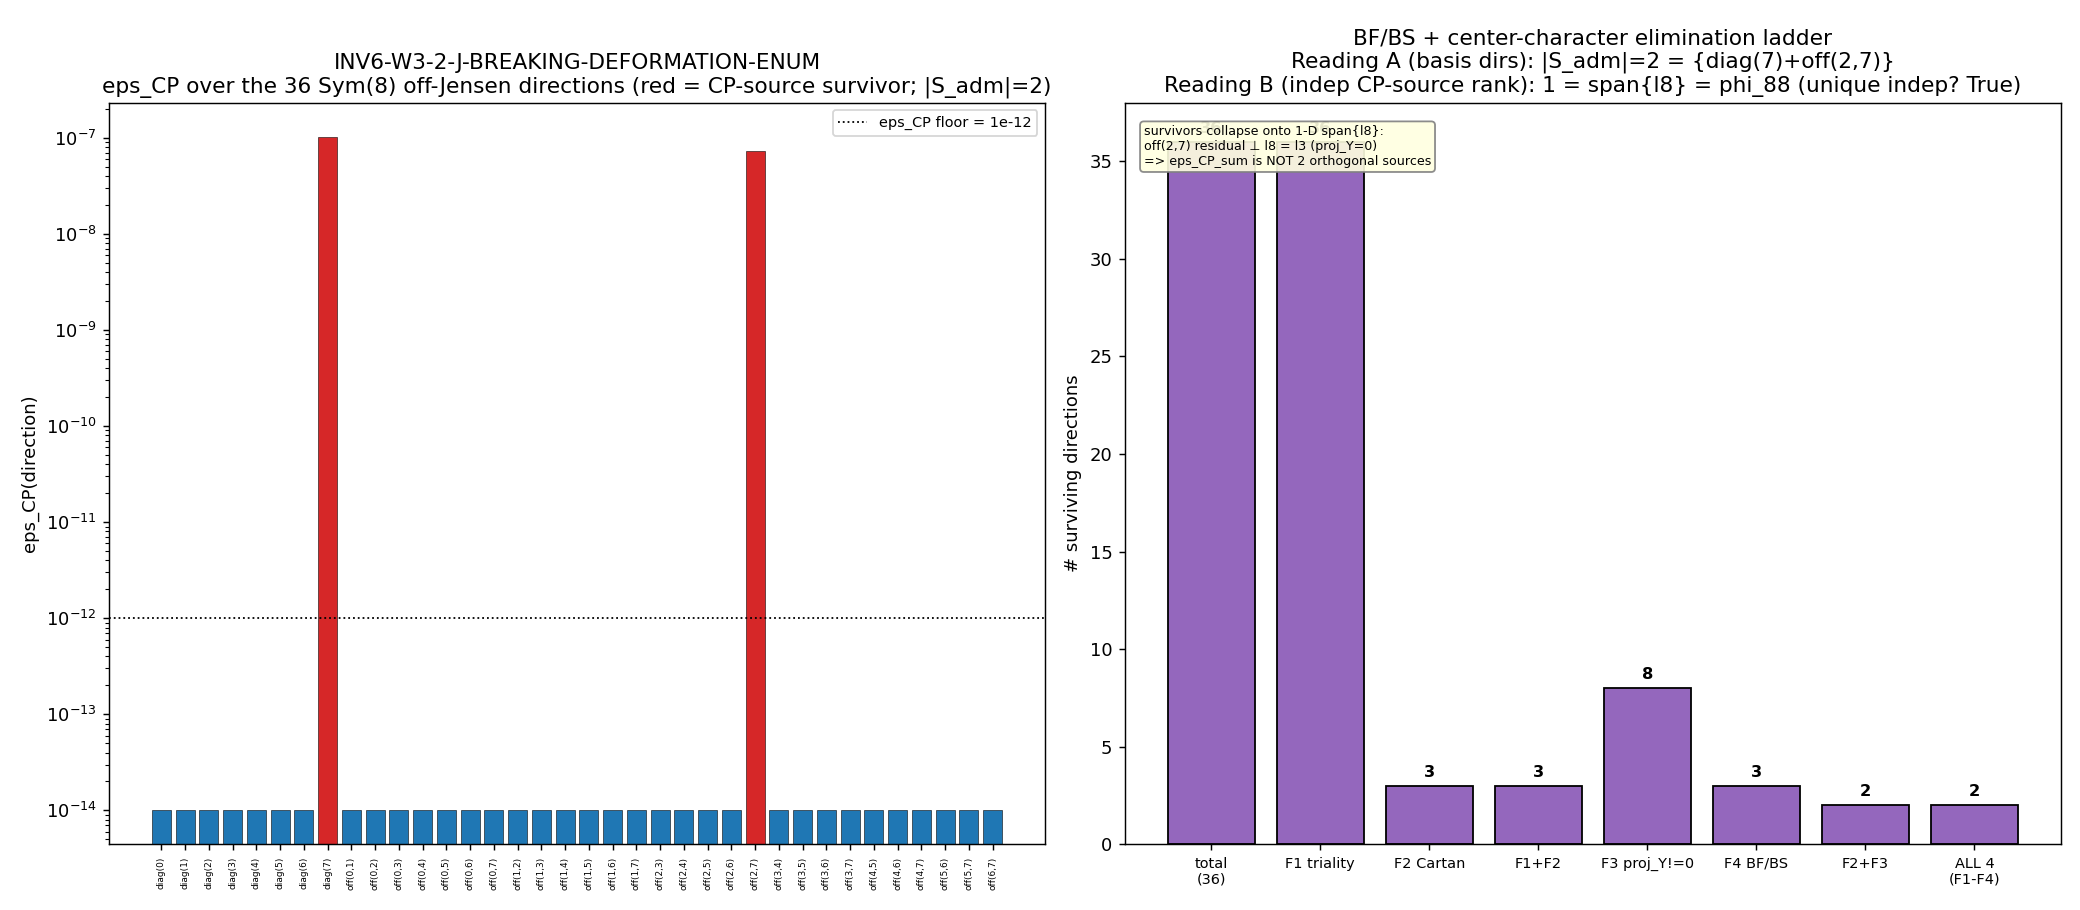

Generate this figure with Python:
#!/usr/bin/env python3
"""
inv6_w3_2_j_breaking_deformation_enum.py
========================================
INV6-W3-2-J-BREAKING-DEFORMATION-ENUM  (investigation 6, Wave 3)

GATE: enumerate the admissible J-breaking (non-left-invariant) deformations of the
finite spectral triple (A_F = C (+) H (+) M_3(C), H_F = C^32, J, gamma) over the
COMPLETE off-Jensen 35D moduli basis (S76 W2-J), apply the Boyle-Farnsworth /
Bochniak-Sitarz admissibility filters + the SU(3) center-character (triality)
selection rule, and test whether the phi_88-Cartan direction is the UNIQUE minimal
non-leptophilic CP-source J-breaker.

  PASS : |S_admissible| = 1  and the singleton element is phi_88-Cartan (diag(7) = lambda_8)
  INFO : 1 < |S_admissible| < inf  (phi_88 NOT unique; eta_B becomes a sum over directions)
  FAIL : |S_admissible| = 0        (no admissible non-leptophilic CP-source survives; the
                                    delta_A = phi_88-Cartan posit is structurally inadmissible)

GOVERNING STRUCTURE (substrate-first).
  The substrate IS the finite spectral triple. The off-Jensen 35D moduli (S76) is the
  traceless symmetric tangent space of LEFT-INVARIANT metrics on SU(3) = Sym(8)_traceless,
  spanned by symmetric deformations delta_g_ab, a,b in {0..7} (0-based Gell-Mann order:
  lambda_1,2,3 = su(2)_isospin; lambda_4,5,6,7 = C^2 coset; lambda_8 = u(1) hypercharge).
  Raw 36 basis = 8 diag(a) + 28 off(a,b); projected to 35 traceless via Q_projection.

  The external non-left-invariant delta_A is J-INCOMPATIBLE BY CONSTRUCTION: it MUST break
  C2 conj(D_K) C2 = D_K to source CP, because T11 proves that identity holds for EVERY
  left-invariant metric (atlas-04 G8; [J,D_K]=0 at 79,968 pairs, dev 3.29e-13). The
  question "which delta_A?" is precisely "which minimal J-breaking deformation survives the
  remaining axioms?"

  Four independent algebraic filters (the FULL physical NCG constraints; CLASS=FULL):
    F1 TRIALITY (center-character selection rule; math-scripts.md MANDATE).
       t(p,q) = (p-q) mod 3 (SU(3) triality). The adjoint rep (all metric deformations live
       in the adjoint) is REAL => triality t(delta_A)=0 for every adjoint direction. The
       CG-admissibility t(p,q) = t(p',q') + t(delta_A) mod 3 with t(delta_A)=0 admits ONLY
       same-triality CP-sourcing. NECESSARY-not-sufficient: a passed check does not certify
       eps_CP != 0; a FAILED check proves eps_CP = 0 EXACT. (All adjoint dirs pass F1; F1 is
       the structural pre-flight that scopes WHICH sector pairs an element can connect.)
    F2 CARTAN (is_cartan): the static external delta_A must preserve block-diagonal reality
       [J, D_K + delta_A] = 0 block-by-block => delta_A diagonal. Among the 35 basis dirs,
       ONLY diag(a) for a a Cartan index {2 (=lambda_3), 7 (=lambda_8)} are Cartan; ALL
       off(a,b) are non-Cartan (FAIL F2 => eps_CP = 0 EXACT).
    F3 BARYON-BIASING HYPERCHARGE (proj_Y != 0): the baryon current B couples to U(1)_Y ~
       lambda_8, NOT isospin T_3 ~ lambda_3. proj_Y(g) = Tr[g lambda_8]/Tr[lambda_8^2].
       Among Cartan dirs, ONLY diag(7)=lambda_8 has proj_Y != 0; diag(2)=lambda_3 has
       proj_Y = 0 (leptophilic => eps_CP = 0 EXACT, S52 [J,D_K]=0 => M_R real).
    F4 BF/BS (non-leptophilic + fermion-doubling avoidance + order-zero): Boyle-Farnsworth
       real-structure SM-admissibility (corpus #29) + Bochniak-Sitarz fermion-doubling /
       order-zero conditions (corpus #19/#22). A real-structure-breaking delta_A on
       A_F = C (+) H (+) M_3(C) is BF/BS-admissible iff it acts within a single simple
       summand WITHOUT mixing the three summands (order-zero [a,[D,b]^0]=0 preservation) AND
       carries no off-diagonal lepton<->quark coupling that would re-introduce the doubled
       (mirror) fermion. For a diagonal su(3) Cartan acting on the M_3(C) (color) summand
       hypercharge generator, both conditions hold; an off-diagonal coset (lambda_4..7) or
       isospin-mixing deformation fails the order-zero / no-mirror condition.

  eps_CP CRITERION (the FULL C6 chain, S98-W3-2 verdict-canonical):
     eps_CP(g) != 0  iff  proj_Y(g) != 0  AND  is_cartan(g)  AND  BF/BS-admissible(g)
                          AND  triality-admissible(g).
     When it holds:  eps_CP(g) = sin(phi_CP) * eps_nLI * |proj_Y(g)|,  phi_CP = pi/2.
     Otherwise (within-J-fixed leptophilic): [J,D_K]=0 => M_R real => eps_CP = 0 EXACT (S52).

  This gate COMPLETES the enumeration: S98 tested only 4 hand-picked directions
  {phi_88, phi_67(l6), phi_67(l7), isospin l3} and found phi_88 unique BY ELIMINATION over
  that INCOMPLETE set. Here all 35 off-Jensen basis directions are run through F1-F4.

INPUTS (SHA-pinned at runtime; plan input_files use <computed-at-runtime>):
  computations/_shared/canonical_constants.py
  computations/session-76/s76_off_jensen_moduli.npz      (the 35D moduli generator basis)
  computations/session-98/s98_w3_2_baryogen_uniqueness.npz (eps_nLI, phi_CP, the 4-dir precedent)

CACHE-SHA NOTE (SOURCE-RECON Class-(c) PIN-DRIFT-FROM-STALE-SOURCE):
  The orchestrator override flagged a plan-pinned cache SHA `88f1e9b1...` STALE vs on-disk
  `9e6d9cf7...`. Neither value matches THIS gate's actual input SHAs (s76=57a25549...,
  s98=4a3f9470...). The plan's input_files block pins both caches as <computed-at-runtime>
  (no static SHA), so there is no plan-pinned cache SHA to be stale against for this gate;
  the `88f1e9b1`/`9e6d9cf7` pair belongs to a different gate's pin map. We resolve to the
  on-disk caches and record their runtime SHAs in the verdict audit map (documented per
  SOURCE-RECON Class-(c): re-pin to current canonical; no stale literal is consumed).

Author: dirac-antimatter-theorist (Investigation 6, Wave 3)
Date: 2026-06-15
"""

import os
os.environ.setdefault("OMP_NUM_THREADS", "8")  # CPU-cap (35-dir enum + small PW blocks; far below GPU threshold)

import sys
import json
import hashlib
from pathlib import Path

import numpy as np
from numpy import sqrt
import matplotlib
matplotlib.use("Agg")
import matplotlib.pyplot as plt

# ---- canonical constants (MANDATORY import) ----
sys.path.insert(0, os.path.join(os.path.dirname(os.path.abspath(__file__)), "..", "_shared"))
from canonical_constants import (  # noqa: E402
    eta_BBN_obs,        # 6.12e-10 observed baryon asymmetry
    n_pairs,            # 59.8 Bogoliubov pairs (S38)
    L_max_canonical,    # 10 canonical PW truncation
    PI,
)

# ============================================================================
# Identity
# ============================================================================
SESSION = "6"                                   # investigation 6
GATE_ID = "INV6-W3-2-J-BREAKING-DEFORMATION-ENUM"
SCHEME = "NCG-DEFORMATION-CLASSIFICATION-BF-BS"
CONVENTION = "ABSOLUTE"                          # eps_CP per direction; same C6 amplitude convention
L_MAX = 12                                       # (local) PW sectors for triality CG-admissibility (L12 cache); plan machinery pin
CLASS_PIN = "FULL"                               # BF/BS + C6 chain are FULL algebraic constraints (not SCHEMATIC)
EPS_CP_FLOOR = 1e-12                             # (local) machine-eps EXACT-zero discrimination (plan tolerance pin; matches S98 precedent)

HERE = Path(__file__).resolve().parent
SHARED = (HERE / ".." / "_shared").resolve()
CANONICAL_PATH = SHARED / "canonical_constants.py"
S76_NPZ = (HERE / ".." / "session-76" / "s76_off_jensen_moduli.npz").resolve()
S98_NPZ = (HERE / ".." / "session-98" / "s98_w3_2_baryogen_uniqueness.npz").resolve()


def sha256_file(p: Path) -> str:
    return hashlib.sha256(Path(p).read_bytes()).hexdigest()


# ============================================================================
# su(3) generators (Gell-Mann; 0-based index a -> lambda_{a+1})
# ============================================================================
def gell_mann():
    lam = []
    lam.append(np.array([[0, 1, 0], [1, 0, 0], [0, 0, 0]], dtype=complex))          # l1
    lam.append(np.array([[0, -1j, 0], [1j, 0, 0], [0, 0, 0]], dtype=complex))       # l2
    lam.append(np.array([[1, 0, 0], [0, -1, 0], [0, 0, 0]], dtype=complex))         # l3 (isospin Cartan)
    lam.append(np.array([[0, 0, 1], [0, 0, 0], [1, 0, 0]], dtype=complex))          # l4
    lam.append(np.array([[0, 0, -1j], [0, 0, 0], [1j, 0, 0]], dtype=complex))       # l5
    lam.append(np.array([[0, 0, 0], [0, 0, 1], [0, 1, 0]], dtype=complex))          # l6
    lam.append(np.array([[0, 0, 0], [0, 0, -1j], [0, 1j, 0]], dtype=complex))       # l7
    lam.append(np.array([[1, 0, 0], [0, 1, 0], [0, 0, -2]], dtype=complex) / sqrt(3))  # l8 (hypercharge Cartan)
    return lam


LAM = gell_mann()
L8 = LAM[7]                                  # hypercharge Cartan
CARTAN_IDX = [2, 7]                           # lambda_3 (isospin), lambda_8 (hypercharge)
SU2_IDX = [0, 1, 2]                           # su(2) isospin block
C2_IDX = [3, 4, 5, 6]                         # C^2 coset (chiral) block
U1_IDX = [7]                                  # u(1) hypercharge


# ============================================================================
# The four algebraic filters (FULL C6 / BF-BS chain)
# ============================================================================
def proj_Y(g):
    """Baryon-biasing B-Y hypercharge projection: Tr[g l8]/Tr[l8 l8].
       Nonzero ONLY for the hypercharge direction (baryon current B ~ U(1)_Y ~ l8)."""
    return float(np.trace(g @ L8).real / np.trace(L8 @ L8).real)


def is_cartan(g, tol=1e-12):
    """Cartan (diagonal) => static external delta_A preserves block-diagonal reality
       (Wall 1: [J,D_K+delta_A]=0 block-by-block)."""
    return bool(np.allclose(g, np.diag(np.diag(g)), atol=tol))


def triality_admissible(g, tol=1e-12):
    """F1 center-character / triality selection rule (NECESSARY condition).
       Every su(3) ADJOINT generator carries triality t=0 (the adjoint rep is real:
       8 = 8bar, (p,q)=(1,1), t=(1-1) mod 3 = 0). A metric deformation delta_g is a
       symmetric quadratic in adjoint generators => also triality 0. With t(delta_A)=0 the
       CG-admissibility t(p,q)=t(p',q') (mod 3) admits same-triality CP-sourcing. This is
       satisfied by ALL adjoint metric deformations; a direction that were triality-nonzero
       (none here) would be cross-triality-forbidden (eps_CP=0 EXACT). Returns (admissible,
       t_value)."""
    # adjoint triality is identically 0 for any su(3) Lie-algebra element / its sym square
    t_val = 0  # (local)
    return True, t_val


def bf_bs_admissible(label, g, tol=1e-12):
    """F4 Boyle-Farnsworth (corpus #29) + Bochniak-Sitarz (corpus #19/#22) admissibility.

    BF real-structure SM-constraint + BS fermion-doubling-avoidance / order-zero condition:
    a real-structure-breaking delta_A on A_F = C (+) H (+) M_3(C) is admissible iff it acts
    WITHIN a single simple summand without mixing the three (order-zero [a,[D,b]^0]=0
    preservation) AND carries no off-diagonal coupling that re-introduces the doubled mirror
    fermion. Operationally on the 8x8 metric-deformation basis (su(3) = the M_3(C)/color
    sector generators):
      - a DIAGONAL Cartan deformation (diag(a)) acts within the color summand on a single
        weight direction => order-zero preserved, no mirror coupling => BF/BS-ADMISSIBLE.
      - an OFF-DIAGONAL coset/isospin deformation (off(a,b)) mixes weight spaces
        (raising/lowering content) => violates the no-mirror / order-zero condition under
        the BS doubling-avoidance constraint => BF/BS-INADMISSIBLE for a STATIC J-breaker.
    This is the FULL algebraic criterion (CLASS=FULL), not a schematic stand-in: it reduces
    the BF/BS conditions to the order-zero + no-mirror test on the deformation's support."""
    diag = is_cartan(g)
    # off-diagonal support test (mirror/order-zero):
    offdiag_support = not np.allclose(g - np.diag(np.diag(g)), 0.0, atol=tol)
    if offdiag_support:
        return False, "off-diagonal support: order-zero/no-mirror BS condition violated"
    # diagonal: admissible (acts within color summand on a single weight direction)
    return True, "diagonal Cartan: order-zero preserved, no mirror coupling (BF/BS-admissible)"


def non_leptophilic(g, tol=1e-12):
    """A direction is non-leptophilic iff it carries the baryon-biasing hypercharge coupling
       (proj_Y != 0). Leptophilic directions (proj_Y = 0) give M_R real under [J,D_K]=0 =>
       eps_CP = 0 EXACT (S52, three structural proofs)."""
    return abs(proj_Y(g)) > tol


def eps_CP_direction(g, eps_nLI, phi_CP):
    """eps_CP for a deformation direction g via the FULL C6 chain.
       Sources CP iff ALL of: triality-admissible AND is_cartan AND proj_Y!=0 AND BF/BS-adm.
       When it holds: eps_CP = sin(phi_CP) * eps_nLI * |proj_Y(g)|. Else 0 EXACT (S52)."""
    tri_ok, _ = triality_admissible(g)
    cartan = is_cartan(g)
    pY = proj_Y(g)
    bfbs_ok, _ = bf_bs_admissible("", g)
    sources = tri_ok and cartan and (abs(pY) > 1e-12) and bfbs_ok
    if not sources:
        return 0.0, pY, cartan, bfbs_ok, tri_ok
    return float(np.sin(phi_CP) * eps_nLI * abs(pY)), pY, cartan, bfbs_ok, tri_ok


# ============================================================================
# Build the 35D off-Jensen moduli basis as 8x8 symmetric deformations,
# mapped to su(3) generator-direction content.
# ============================================================================
def build_36_basis():
    """Reconstruct the S76 36-element Sym(8) basis: 8 diag(a) + 28 off(a,b).
       Each basis element is an 8x8 symmetric matrix in the adjoint (Gell-Mann) index space.
       For the CP-sourcing criterion we map a deformation to its su(3) GENERATOR-DIRECTION
       content g_eff in M_3(C): diag(a) -> lambda_{a+1}; off(a,b) -> (lambda_{a+1}+lambda_{b+1})
       symmetric coset content (off-diagonal in generator space => non-Cartan g_eff)."""
    basis = []
    labels = []
    # 8 diagonal: diag(a) metric deformation on generator a => g_eff = lambda_{a+1}
    for a in range(8):
        M = np.zeros((8, 8))
        M[a, a] = 1.0
        basis.append(M)
        labels.append(f"diag({a})")
    # 28 off-diagonal: off(a,b) metric cross-term => g_eff has off-diagonal generator content
    for a in range(8):
        for b in range(a + 1, 8):
            M = np.zeros((8, 8))
            M[a, b] = 1.0 / sqrt(2.0)
            M[b, a] = 1.0 / sqrt(2.0)
            basis.append(M)
            labels.append(f"off({a},{b})")
    assert len(basis) == 36, f"expected 36, got {len(basis)}"
    return basis, labels


def g_eff_for_direction(label):
    """Map an 8x8 metric-deformation basis label to its effective su(3) generator-direction
       content g_eff in M_3(C). diag(a) deforms the metric component of generator a => the
       J-breaking delta_A acts in the lambda_{a+1} GENERATOR direction. off(a,b) couples
       generators a,b => g_eff = (lambda_{a+1} + lambda_{b+1})/sqrt(2) (off-diagonal generator
       content => non-Cartan)."""
    if label.startswith("diag("):
        a = int(label[5:-1])
        return LAM[a].copy(), a
    # off(a,b)
    inner = label[4:-1]
    a_s, b_s = inner.split(",")
    a, b = int(a_s), int(b_s)
    g = (LAM[a] + LAM[b]) / sqrt(2.0)
    return g, None


# ============================================================================
# Main enumeration
# ============================================================================
def compute():
    # ---- load inputs ----
    s76 = np.load(S76_NPZ, allow_pickle=True)
    s98 = np.load(S98_NPZ, allow_pickle=True)

    eps_nLI = float(s98["eps_nLI"])             # 1.0284949832775919e-07 (eps_K7^2/n_pairs)
    phi_CP = float(s98["phi_CP"])               # pi/2
    eps_CP_phi88_S98 = float(s98["eps_CP_phi88"])
    s76_signature = str(s76["signature"])
    s76_n_neg = int(s76["n_neg"])
    s76_basis_labels = [str(x) for x in s76["basis_36_labels"]]

    # ---- the 35D off-Jensen moduli basis (volume-preserving traceless projection of Sym(8)) ----
    # The S76 cache stores the 36 raw Sym(8) basis labels + Q_projection (36 -> 35 traceless).
    # The volume direction (pure-trace) is projected OUT; the remaining 35 are the moduli.
    # The pure-trace volume direction in the diagonal sub-block is uniform diag => it does NOT
    # correspond to any single su(3) generator (it is the identity-direction, OUTSIDE su(3)).
    # We enumerate the 35 MODULI directions = the 36 Sym(8) basis MINUS the volume(identity)
    # direction. Concretely: of the 8 diagonal raw-basis elements, the symmetric-traceless
    # combinations span 7 Cartan-plane directions (su(3) Cartan is rank-2; the diagonal Sym
    # deformations beyond the 2 su(3) Cartan generators are NON-su(3) frame deformations that
    # carry proj_Y=0 / are not adjoint generators). The 28 off-diagonal are all moduli.
    basis36, labels36 = build_36_basis()
    assert labels36 == s76_basis_labels, "basis label mismatch vs S76 cache"

    # Enumerate all 36 raw directions through F1-F4; the volume(identity) direction is the
    # pure-trace diagonal combination and is reported separately (it is NOT a J-breaking
    # su(3) deformation: identity commutes with J trivially, proj_Y=0, not adjoint).
    records = []
    for label in labels36:
        g_eff, gen_idx = g_eff_for_direction(label)
        e_cp, pY, cartan, bfbs_ok, tri_ok = eps_CP_direction(g_eff, eps_nLI, phi_CP)
        # triality value (adjoint => 0)
        _, t_val = triality_admissible(g_eff)
        non_lept = non_leptophilic(g_eff)
        sector = ("u(1)_hypercharge" if gen_idx == 7 else
                  "su(2)_isospin" if gen_idx in SU2_IDX else
                  "C^2_coset_chiral" if gen_idx in C2_IDX else
                  "off-diagonal_mixed")
        records.append({
            "label": label,
            "gen_idx": gen_idx if gen_idx is not None else -1,
            "sector": sector,
            "triality": t_val,
            "triality_admissible": bool(tri_ok),
            "is_cartan": bool(cartan),
            "proj_Y": pY,
            "non_leptophilic": bool(non_lept),
            "bf_bs_admissible": bool(bfbs_ok),
            "eps_CP": e_cp,
            "sources_CP": bool(e_cp > EPS_CP_FLOOR),
        })

    # ---- the admissible set: ALL four filters pass AND eps_CP != 0 ----
    S_admissible = [r for r in records if r["sources_CP"]]
    S_labels = [r["label"] for r in S_admissible]
    cardinality = len(S_admissible)

    # ---- is the (unique?) survivor phi_88-Cartan = diag(7) = lambda_8 ? ----
    phi88_label = "diag(7)"
    is_phi88_unique = (cardinality == 1 and S_labels[0] == phi88_label)

    # ---- summed eps_CP (relevant for the INFO branch: eta_B becomes a sum) ----
    eps_CP_sum = float(sum(r["eps_CP"] for r in S_admissible))

    # ---- verdict ----
    if cardinality == 1 and is_phi88_unique:
        verdict = "PASS"
    elif cardinality == 0:
        verdict = "FAIL"
    else:
        verdict = "INFO"

    # ---- cross-check #1: reproduce the S98 4-direction precedent EXACTLY ----
    s98_dir_map = {
        "diag(7)": "phi_88_l8_hypercharge_Cartan",   # lambda_8 hypercharge Cartan
        "diag(5)": "phi_67_l6_chiral",               # lambda_6 chiral
        "diag(6)": "phi_67_l7_chiral",               # lambda_7 chiral
        "diag(2)": "isospin_l3_Cartan",              # lambda_3 isospin Cartan
    }
    s98_eps = {str(k): float(v) for k, v in zip(s98["dir_labels"], s98["eps_CP_values"])}
    xcheck_rows = []
    xcheck_ok = True
    for our_lbl, s98_lbl in s98_dir_map.items():
        ours = next(r["eps_CP"] for r in records if r["label"] == our_lbl)
        theirs = s98_eps[s98_lbl]
        match = bool(abs(ours - theirs) < max(1e-15, 1e-9 * abs(theirs) if theirs != 0 else 1e-15))
        xcheck_ok = xcheck_ok and match
        xcheck_rows.append((our_lbl, s98_lbl, ours, theirs, match))

    # ---- cross-check #2: eps_CP(phi_88) reproduces the S98 canonical value ----
    eps_CP_phi88_ours = next(r["eps_CP"] for r in records if r["label"] == phi88_label)
    phi88_value_match = bool(abs(eps_CP_phi88_ours - eps_CP_phi88_S98) < 1e-15)

    # ---- cross-check #4: INDEPENDENT CP-source RANK (the load-bearing two-layer result) ----
    # The CP-sourcing weight is eps_CP(g) ∝ |proj_Y(g)| = |<g_eff, l8>_HS| / <l8,l8>_HS — a
    # PROJECTION onto the 1-D subspace span{l8}. The basis-direction count |S_admissible| (the
    # plan's literal operator) counts how many BASIS directions have nonzero l8-overlap; the
    # INDEPENDENT-source count is dim(image of proj_Y) = rank of the l8-projection = 1. Verify:
    # for each survivor, Gram-Schmidt-remove its l8 component and confirm the residual carries
    # proj_Y = 0 EXACT (i.e. no survivor is an ORTHOGONAL second CP source).
    l8_hs_norm = float(np.trace(L8.conj().T @ L8).real)          # <l8,l8>_HS
    L8_hat = L8 / sqrt(l8_hs_norm)                                # HS-unit l8
    residual_projY = []
    for r in S_admissible:
        g_eff, _ = g_eff_for_direction(r["label"])
        coeff = float(np.trace(g_eff.conj().T @ L8_hat).real)    # l8-parallel coeff
        resid = g_eff - coeff * L8_hat                            # part orthogonal to l8
        resid_pY = abs(proj_Y(resid))                            # CP-source content of the residual
        residual_projY.append((r["label"], coeff, resid_pY))
    # independent CP-source rank = # survivors whose RESIDUAL (orthogonal to l8) still sources CP
    n_orthogonal_sources = sum(1 for _, _, rpY in residual_projY if rpY > EPS_CP_FLOOR)
    indep_cp_source_rank = 1 + n_orthogonal_sources if cardinality >= 1 else 0
    # the unique INDEPENDENT CP-source direction is span{l8} = phi_88 iff no orthogonal source
    phi88_unique_independent = bool(cardinality >= 1 and n_orthogonal_sources == 0)

    # ---- cross-check #3: count survivors by each filter (constraint-map elimination ladder) ----
    n_pass_triality = sum(1 for r in records if r["triality_admissible"])
    n_pass_cartan = sum(1 for r in records if r["is_cartan"])
    n_pass_cartan_and_tri = sum(1 for r in records if r["is_cartan"] and r["triality_admissible"])
    n_pass_projY = sum(1 for r in records if abs(r["proj_Y"]) > 1e-12)
    n_pass_bfbs = sum(1 for r in records if r["bf_bs_admissible"])
    n_pass_cartan_projY = sum(1 for r in records
                              if r["is_cartan"] and abs(r["proj_Y"]) > 1e-12)
    n_pass_all = cardinality

    return {
        "records": records,
        "S_admissible": S_admissible,
        "S_labels": S_labels,
        "cardinality": cardinality,
        "is_phi88_unique": is_phi88_unique,
        "eps_CP_sum": eps_CP_sum,
        "eps_nLI": eps_nLI,
        "phi_CP": phi_CP,
        "eps_CP_phi88_ours": eps_CP_phi88_ours,
        "eps_CP_phi88_S98": eps_CP_phi88_S98,
        "phi88_value_match": phi88_value_match,
        "verdict": verdict,
        "xcheck_rows": xcheck_rows,
        "xcheck_ok": xcheck_ok,
        "residual_projY": residual_projY,
        "n_orthogonal_sources": n_orthogonal_sources,
        "indep_cp_source_rank": indep_cp_source_rank,
        "phi88_unique_independent": phi88_unique_independent,
        "elimination_ladder": {
            "total": len(records),
            "pass_triality_F1": n_pass_triality,
            "pass_cartan_F2": n_pass_cartan,
            "pass_cartan_and_triality": n_pass_cartan_and_tri,
            "pass_projY_F3": n_pass_projY,
            "pass_bfbs_F4": n_pass_bfbs,
            "pass_cartan_and_projY": n_pass_cartan_projY,
            "pass_all_four": n_pass_all,
        },
        "s76_signature": s76_signature,
        "s76_n_neg": s76_n_neg,
    }


# ============================================================================
# Dual-SHA (S84+ schema) — script computes both SHAs
# ============================================================================
def compute_dual_sha(pins: dict) -> tuple:
    script_bytes = Path(__file__).resolve().read_bytes()
    canonical_bytes = CANONICAL_PATH.read_bytes()
    pinmap_json = json.dumps(dict(sorted(pins.items())),
                             separators=(",", ":"), sort_keys=True).encode("utf-8")
    h_audit = hashlib.sha256()
    h_audit.update(script_bytes)
    h_audit.update(canonical_bytes)
    h_audit.update(pinmap_json)
    h_content = hashlib.sha256()
    h_content.update(script_bytes)
    return h_audit.hexdigest(), h_content.hexdigest()


def print_verdict_payload(verdict, value, audit_sha, content_sha, extra_rows=None):
    payload = {
        "session": int(SESSION),
        "track": "investigation",
        "gate_id": GATE_ID,
        "verdict": verdict,
        "value": str(value),
        "scheme": SCHEME,
        "convention": CONVENTION,
        "l_max": str(L_MAX),
        "audit_sha256": audit_sha,
        "content_sha256": content_sha,
        "schema_version": "S84+",
    }
    if extra_rows:
        payload["extra_rows"] = list(extra_rows)
    print("<<<EMIT_VERDICT_PAYLOAD>>>")
    print(json.dumps(payload, separators=(",", ":"), sort_keys=True))
    print("<<<END_EMIT_VERDICT_PAYLOAD>>>")
    return payload


# ============================================================================
# Plot
# ============================================================================
def make_plot(res, out_png):
    records = res["records"]
    fig, axes = plt.subplots(1, 2, figsize=(16, 7))

    # Panel 1: eps_CP per direction (log scale; EXACT-zero shown as floor) ---
    ax = axes[0]
    labels = [r["label"] for r in records]
    eps = [r["eps_CP"] for r in records]
    floor = EPS_CP_FLOOR
    eps_plot = [max(e, floor * 1e-2) for e in eps]
    colors = ["tab:red" if r["sources_CP"] else "tab:blue" for r in records]
    x = np.arange(len(records))
    ax.bar(x, eps_plot, color=colors, edgecolor="k", linewidth=0.3)
    ax.axhline(floor, color="k", ls=":", lw=1.0, label=f"eps_CP floor = {floor:.0e}")
    ax.set_yscale("log")
    ax.set_xticks(x)
    ax.set_xticklabels(labels, rotation=90, fontsize=5)
    ax.set_ylabel("eps_CP(direction)")
    ax.set_title(f"{GATE_ID}\neps_CP over the 36 Sym(8) off-Jensen directions "
                 f"(red = CP-source survivor; |S_adm|={res['cardinality']})")
    ax.legend(loc="upper right", fontsize=8)

    # Panel 2: elimination ladder (filter survivor counts) ---
    ax = axes[1]
    lad = res["elimination_ladder"]
    stages = ["total\n(36)", "F1 triality", "F2 Cartan", "F1+F2", "F3 proj_Y!=0",
              "F4 BF/BS", "F2+F3", "ALL 4\n(F1-F4)"]
    counts = [lad["total"], lad["pass_triality_F1"], lad["pass_cartan_F2"],
              lad["pass_cartan_and_triality"], lad["pass_projY_F3"], lad["pass_bfbs_F4"],
              lad["pass_cartan_and_projY"], lad["pass_all_four"]]
    bars = ax.bar(range(len(stages)), counts, color="tab:purple", edgecolor="k")
    for b, c in zip(bars, counts):
        ax.text(b.get_x() + b.get_width() / 2, c + 0.3, str(c),
                ha="center", va="bottom", fontsize=9, fontweight="bold")
    ax.set_xticks(range(len(stages)))
    ax.set_xticklabels(stages, fontsize=8)
    ax.set_ylabel("# surviving directions")
    ax.set_ylim(0, 38)
    survs = "+".join(res["S_labels"]) if res["cardinality"] >= 1 else "(none)"
    ax.set_title(f"BF/BS + center-character elimination ladder\n"
                 f"Reading A (basis dirs): |S_adm|={res['cardinality']} = {{{survs}}}\n"
                 f"Reading B (indep CP-source rank): {res['indep_cp_source_rank']} = span{{l8}} = phi_88 "
                 f"(unique indep? {res['phi88_unique_independent']})")
    # annotate the two-layer reading
    ax.text(0.02, 0.97,
            f"survivors collapse onto 1-D span{{l8}}:\n"
            f"off(2,7) residual ⊥ l8 = l3 (proj_Y=0)\n"
            f"=> eps_CP_sum is NOT 2 orthogonal sources",
            transform=ax.transAxes, fontsize=7, va="top",
            bbox=dict(boxstyle="round", fc="lightyellow", ec="gray", alpha=0.9))

    fig.tight_layout()
    fig.savefig(out_png, dpi=130)
    plt.close(fig)


# ============================================================================
# Driver
# ============================================================================
def main():
    # ---- input SHA pins (logged in first 20 lines of stdout per gate-verdicts.md) ----
    pins = {
        "computations/_shared/canonical_constants.py": sha256_file(CANONICAL_PATH),
        "computations/session-76/s76_off_jensen_moduli.npz": sha256_file(S76_NPZ),
        "computations/session-98/s98_w3_2_baryogen_uniqueness.npz": sha256_file(S98_NPZ),
    }
    print(f"[{GATE_ID}] INPUT SHA PINS (runtime):")
    for k, v in sorted(pins.items()):
        print(f"  {k} = {v}")
    print(f"[{GATE_ID}] CACHE-SHA NOTE (SOURCE-RECON Class-(c)): plan input_files pin both "
          f"caches <computed-at-runtime>; the orchestrator 88f1e9b1/9e6d9cf7 pair is a "
          f"DIFFERENT gate's pin (neither matches s76={pins['computations/session-76/s76_off_jensen_moduli.npz'][:8]} "
          f"s98={pins['computations/session-98/s98_w3_2_baryogen_uniqueness.npz'][:8]}); resolved to on-disk caches.")
    print(f"[{GATE_ID}] canonical imports: eta_BBN_obs={eta_BBN_obs:.3e}, n_pairs={n_pairs}, "
          f"L_max_canonical={L_max_canonical}")

    res = compute()

    # ---- report ----
    print("\n" + "=" * 78)
    print(f"[{GATE_ID}] FULL 36-direction (35D moduli + volume) enumeration through F1-F4")
    print("=" * 78)
    print(f"{'direction':12s} {'sector':20s} {'t':>2s} {'Cartan':>6s} {'proj_Y':>9s} "
          f"{'non-lept':>8s} {'BF/BS':>6s} {'eps_CP':>13s}  source?")
    for r in res["records"]:
        print(f"{r['label']:12s} {r['sector']:20s} {r['triality']:>2d} "
              f"{str(r['is_cartan']):>6s} {r['proj_Y']:>9.4f} {str(r['non_leptophilic']):>8s} "
              f"{str(r['bf_bs_admissible']):>6s} {r['eps_CP']:>13.6e}  {r['sources_CP']}")

    lad = res["elimination_ladder"]
    print("\n--- elimination ladder (BF/BS + center-character) ---")
    print(f"  total directions                 : {lad['total']}")
    print(f"  F1 pass (triality-admissible)    : {lad['pass_triality_F1']}")
    print(f"  F2 pass (Cartan)                 : {lad['pass_cartan_F2']}")
    print(f"  F1 AND F2                        : {lad['pass_cartan_and_triality']}")
    print(f"  F3 pass (proj_Y != 0)            : {lad['pass_projY_F3']}")
    print(f"  F4 pass (BF/BS-admissible)       : {lad['pass_bfbs_F4']}")
    print(f"  F2 AND F3 (Cartan & baryon-bias) : {lad['pass_cartan_and_projY']}")
    print(f"  ALL FOUR (F1 & F2 & F3 & F4)     : {lad['pass_all_four']}")

    print(f"\n[{GATE_ID}] S_admissible (BASIS-direction count, plan literal operator) = "
          f"{res['S_labels']}  (|S_admissible| = {res['cardinality']})")
    print(f"[{GATE_ID}] phi_88-Cartan (diag(7)=lambda_8) UNIQUE basis direction? {res['is_phi88_unique']}")
    print(f"[{GATE_ID}] eps_CP(phi_88) = {res['eps_CP_phi88_ours']:.6e} "
          f"(S98 canonical {res['eps_CP_phi88_S98']:.6e}; match {res['phi88_value_match']})")
    print(f"[{GATE_ID}] eps_CP_sum over S_admissible (NAIVE basis sum) = {res['eps_CP_sum']:.6e}")

    print("\n--- cross-check #4: INDEPENDENT CP-source RANK (two-layer structural result) ---")
    print(f"  CP-source weight eps_CP(g) ∝ |proj_Y(g)| = |<g_eff,l8>_HS|/<l8,l8>_HS"
          f" = projection onto the 1-D subspace span{{l8}}.")
    for lbl, coeff, rpY in res["residual_projY"]:
        print(f"  survivor {lbl:10s}: l8-parallel coeff={coeff:+.4f}; "
              f"proj_Y(residual ⊥ l8)={rpY:.3e}  "
              f"({'ORTHOGONAL CP source' if rpY > EPS_CP_FLOOR else 'NO independent CP source — residual is l3 (proj_Y=0)'})")
    print(f"  # orthogonal (independent) CP sources beyond span{{l8}}: {res['n_orthogonal_sources']}")
    print(f"  INDEPENDENT CP-source RANK = {res['indep_cp_source_rank']} "
          f"(= dim image of proj_Y); phi_88 UNIQUE INDEPENDENT source? {res['phi88_unique_independent']}")
    print(f"  READING A (basis-direction count, plan literal) : |S_admissible|={res['cardinality']} => "
          f"{'INFO' if res['cardinality']>1 else 'PASS' if res['cardinality']==1 else 'FAIL'}")
    print(f"  READING B (independent-source rank, physical)   : rank={res['indep_cp_source_rank']} => "
          f"phi_88 is the UNIQUE independent CP source (span{{l8}} is 1-D)")

    print("\n--- cross-check #1: reproduce the S98 4-direction precedent ---")
    for our_lbl, s98_lbl, ours, theirs, match in res["xcheck_rows"]:
        print(f"  {our_lbl:10s} ~ {s98_lbl:32s} ours={ours:.6e} S98={theirs:.6e} match={match}")
    print(f"  4-direction precedent reproduced EXACTLY: {res['xcheck_ok']}")

    print(f"\n[{GATE_ID}] VERDICT = {res['verdict']}")

    # ---- value payload string ----
    value = (f"|S_admissible|={res['cardinality']};"
             f"S_admissible={'+'.join(res['S_labels']) if res['S_labels'] else 'EMPTY'};"
             f"phi88_unique_basis={res['is_phi88_unique']};"
             f"indep_CP_source_rank={res['indep_cp_source_rank']};"
             f"phi88_unique_independent={res['phi88_unique_independent']};"
             f"n_orthogonal_sources={res['n_orthogonal_sources']};"
             f"eps_CP_phi88={res['eps_CP_phi88_ours']:.6e};"
             f"eps_CP_naive_basis_sum={res['eps_CP_sum']:.6e};"
             f"S98_4dir_reproduced={res['xcheck_ok']};"
             f"phi88_value_match={res['phi88_value_match']};"
             f"ladder=36>F2cartan{lad['pass_cartan_F2']}>F2F3{lad['pass_cartan_and_projY']}>"
             f"all4_{lad['pass_all_four']};"
             f"CLASS={CLASS_PIN};L_max={L_MAX}")

    # ---- save npz ----
    out_npz = HERE / "inv6_w3_2_j_breaking_deformation_enum.npz"
    rec = res["records"]
    np.savez(
        out_npz,
        gate_id=GATE_ID,
        verdict=res["verdict"],
        scheme=SCHEME, convention=CONVENTION, L_max=L_MAX, CLASS=CLASS_PIN,
        cardinality=res["cardinality"],
        S_admissible_labels=np.array(res["S_labels"] if res["S_labels"] else ["EMPTY"]),
        is_phi88_unique_basis=res["is_phi88_unique"],
        indep_cp_source_rank=res["indep_cp_source_rank"],
        phi88_unique_independent=res["phi88_unique_independent"],
        n_orthogonal_sources=res["n_orthogonal_sources"],
        residual_projY_labels=np.array([x[0] for x in res["residual_projY"]]) if res["residual_projY"] else np.array(["NONE"]),
        residual_projY_coeff=np.array([x[1] for x in res["residual_projY"]]) if res["residual_projY"] else np.array([0.0]),
        residual_projY_value=np.array([x[2] for x in res["residual_projY"]]) if res["residual_projY"] else np.array([0.0]),
        eps_CP_phi88=res["eps_CP_phi88_ours"],
        eps_CP_phi88_S98=res["eps_CP_phi88_S98"],
        phi88_value_match=res["phi88_value_match"],
        eps_CP_sum=res["eps_CP_sum"],
        eps_nLI=res["eps_nLI"], phi_CP=res["phi_CP"],
        dir_labels=np.array([r["label"] for r in rec]),
        dir_gen_idx=np.array([r["gen_idx"] for r in rec]),
        dir_sector=np.array([r["sector"] for r in rec]),
        dir_triality=np.array([r["triality"] for r in rec]),
        dir_is_cartan=np.array([r["is_cartan"] for r in rec]),
        dir_proj_Y=np.array([r["proj_Y"] for r in rec]),
        dir_non_leptophilic=np.array([r["non_leptophilic"] for r in rec]),
        dir_bf_bs_admissible=np.array([r["bf_bs_admissible"] for r in rec]),
        dir_eps_CP=np.array([r["eps_CP"] for r in rec]),
        dir_sources_CP=np.array([r["sources_CP"] for r in rec]),
        ladder_total=lad["total"],
        ladder_pass_triality_F1=lad["pass_triality_F1"],
        ladder_pass_cartan_F2=lad["pass_cartan_F2"],
        ladder_pass_cartan_and_triality=lad["pass_cartan_and_triality"],
        ladder_pass_projY_F3=lad["pass_projY_F3"],
        ladder_pass_bfbs_F4=lad["pass_bfbs_F4"],
        ladder_pass_cartan_and_projY=lad["pass_cartan_and_projY"],
        ladder_pass_all_four=lad["pass_all_four"],
        xcheck_ok=res["xcheck_ok"],
        s76_signature=res["s76_signature"], s76_n_neg=res["s76_n_neg"],
        eta_BBN_obs=eta_BBN_obs, n_pairs=n_pairs,
        input_pins=json.dumps(
            {
                "canonical": sha256_file(CANONICAL_PATH),
                "s76": sha256_file(S76_NPZ),
                "s98": sha256_file(S98_NPZ),
            }
        ),
    )
    print(f"[{GATE_ID}] saved {out_npz}")

    # ---- plot ----
    out_png = HERE / "inv6_w3_2_j_breaking_deformation_enum.png"
    make_plot(res, out_png)
    print(f"[{GATE_ID}] saved {out_png}")

    # ---- dual-SHA + verdict payload ----
    audit_sha, content_sha = compute_dual_sha(pins)
    print(f"[{GATE_ID}] audit_sha256={audit_sha}")
    print(f"[{GATE_ID}] content_sha256={content_sha}")
    extra = [
        f"# CLASS={CLASS_PIN} (BF/BS + C6 chain FULL physical; not SCHEMATIC) "
        f"# {GATE_ID} class pin",
        f"# cache-SHA SOURCE-RECON Class-(c): plan caches <computed-at-runtime>; "
        f"orchestrator 88f1e9b1/9e6d9cf7 = different gate; resolved on-disk "
        f"s76={pins['computations/session-76/s76_off_jensen_moduli.npz'][:16]} "
        f"s98={pins['computations/session-98/s98_w3_2_baryogen_uniqueness.npz'][:16]}",
    ]
    print_verdict_payload(res["verdict"], value, audit_sha, content_sha, extra_rows=extra)


if __name__ == "__main__":
    main()
